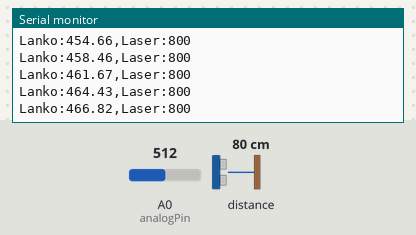
A sketch run on a simulated Arduino Zero (SAMD21). Parts: the last lines printed to the serial monitor. The test bench sets the inputs (shaded band); at power-on: distance to the obstacle 80 cm, A0 (analogPin) = 512 (analog values on the 0–1023 scale).

Above: at 1.2 s.
1.3 s: distance to the obstacle set to 2 cm
At 1.35 s:
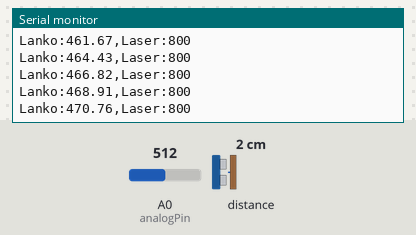
2.8 s: A0 (analogPin) set to 716
At 2.85 s:
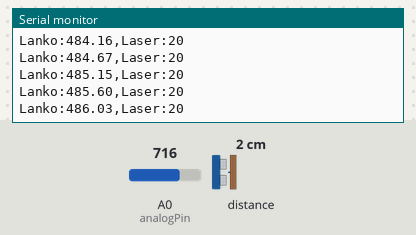
4.3 s: distance to the obstacle set to 4 cm
At 4.36 s:
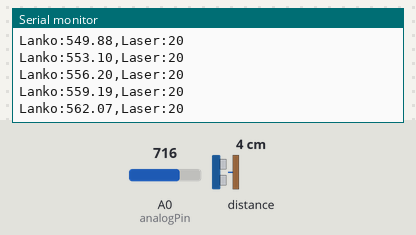
5.8 s: A0 (analogPin) set to 900
At 5.86 s:
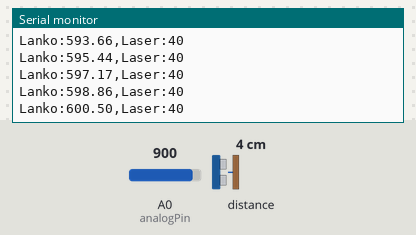
Timing chart, 0 to 8.3 s (numbered marks = the images above; inputs shaded):
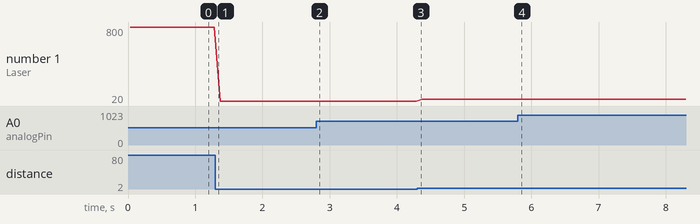

The sketch:

Ard_Length_read_average_algos.ino
```cpp
#include <Wire.h>
#include "Adafruit_VL53L1X.h"

#define IRQ_PIN 2
#define XSHUT_PIN 3

Adafruit_VL53L1X vl53 = Adafruit_VL53L1X(XSHUT_PIN, IRQ_PIN);

// Konstanty pro lankový snímač
const int analogPin = A0; // Analogový pin, ze kterého čteme hodnotu
const int resolution = 16383; // Maximální hodnota při 14-bitovém rozlišení
const float conversionFactor = 1000.0 / resolution; // Převodní faktor pro převod na milivolty
const unsigned long readInterval = 50; // Interval čtení v milisekundách

// Proměnné pro Kalmanův filtr lankového snímače
float Q = 0.001; // Process noise covariance (nižší pro stabilitu)
float R = 10; // Measurement noise covariance (vyšší pro redukci šumu)
float P = 10; // Estimation error covariance (vyšší pro rychlou inicializaci)
float K; // Kalman gain (vypočítává se dynamicky)
float X = 0; // Hodnota (odhadovaná)

// Proměnné pro ukládání hodnot
float lankoValue = 0;
int16_t laserValue = 0;

void setup() {
  Serial.begin(115200);
  while (!Serial) delay(10);

  // Inicializace lankového snímače
  analogReadResolution(14);

  // Inicializace laserového snímače
  Wire.begin();
  if (! vl53.begin(0x29, &Wire)) {
    while (1) delay(10);
  }

  if (! vl53.startRanging()) {
    while (1) delay(10);
  }

  vl53.setTimingBudget(50);
}

void loop() {
  // Čtení lankového snímače
  int sensorValue = analogRead(analogPin);
  float measurement = sensorValue * conversionFactor;

  // Kalmanův filtr
  P = P + Q; // Aktualizace chyby odhadu
  K = P / (P + R); // Výpočet Kalmanova zisku
  X = X + K * (measurement - X); // Aktualizace odhadu
  P = (1 - K) * P; // Aktualizace chyby odhadu

  lankoValue = X;

  // Čtení laserového snímače
  if (vl53.dataReady()) {
    int16_t distance = vl53.distance();
    if (distance != -1) {
      laserValue = distance;
      vl53.clearInterrupt();
    }
  }

  // Posílání dat do sériového monitoru
  Serial.print("Lanko:");
  Serial.print(lankoValue, 2); // Dvě desetinná místa
  Serial.print(",Laser:");
  Serial.println(laserValue);

  delay(readInterval);
}


/*
//EMA
// Definování konstant
const int analogPin = A0; // Analogový pin, ze kterého čteme hodnotu
const int resolution = 16383; // Maximální hodnota při 14-bitovém rozlišení
const float conversionFactor = 1000.0 / resolution; // Převodní faktor pro převod na milivolty
const unsigned long readInterval = 50; // Interval čtení v milisekundách
const float alpha = 0.1; // Váha pro exponenciální klouzavý průměr (0 < alpha <= 1)

// Proměnné pro exponenciální klouzavý průměr
float emaValue = 0;
bool firstRead = true;

// Funkce setup() se spustí jednou po resetu
void setup() {
  // Inicializace sériové komunikace s rychlostí 115200 baudů
  Serial.begin(115200);
  // Nastavení rozlišení analogového čtení na 14 bitů
  analogReadResolution(14);
}

// Funkce loop() běží stále dokola
void loop() {
  // Čtení nové hodnoty z analogového pinu
  int sensorValue = analogRead(analogPin);
  // Převod hodnoty na milivolty
  float converted = sensorValue * conversionFactor;

  // Pokud je to první čtení, inicializujeme emaValue
  if (firstRead) {
    emaValue = converted;
    firstRead = false;
  } else {
    // Výpočet exponenciálního klouzavého průměru
    emaValue = alpha * converted + (1 - alpha) * emaValue;
  }
  Serial.print(converted);
  Serial.print(",");
  // Vytisknutí EMA hodnoty do sériového monitoru
  Serial.println(emaValue);
  // Zpoždění mezi čteními pro stabilitu
  delay(readInterval);
}
*/
/*
// Definování konstant
const int lanko_Pin = A0; // Analogový pin, ze kterého čteme hodnotu
const int resolution = 16383; // Maximální hodnota při 14-bitovém rozlišení
const float conversionFactor = 1000.0 / resolution; // Převodní faktor pro převod na milivolty
const unsigned long readInterval = 50; // Interval čtení v milisekundách
const int numReadings = 75; // Počet čtení pro klouzavý průměr

// Proměnné pro klouzavý průměr
float readings[numReadings]; // Pole pro uložení čtení
int readIndex = 0; // Index aktuálního čtení
bool arrayFull = false; // Flag indikující naplnění pole

void setup() {
  Serial.begin(115200); // Inicializace sériové komunikace s rychlostí 115200 baudů
  analogReadResolution(14); // Nastavení rozlišení analogového čtení na 14 bitů
  // Inicializace pole readings na nulu
  for (int i = 0; i < numReadings; i++) {
    readings[i] = 0;}
}

void loop() {
  // Čtení nové hodnoty z analogového pinu
  int sensorValue = analogRead(lanko_Pin);
  // Převod hodnoty na milivolty
  float converted = sensorValue * conversionFactor;
  // Uložení nové hodnoty do pole
  readings[readIndex] = converted;
  // Posun indexu na další pozici v poli
  readIndex = readIndex + 1;
  // Pokud jsme na konci pole, začneme od začátku a nastavíme flag
  if (readIndex >= numReadings) {
    readIndex = 0;
    arrayFull = true;
  }
  // Pokud pole není plné, nebudeme ještě počítat průměr
  if (!arrayFull && readIndex != 0) {
    return;
  }

  // Kopírování pole pro řazení
  float sortedReadings[numReadings];
  memcpy(sortedReadings, readings, sizeof(readings));
  // Seřazení hodnot v poli
  for (int i = 0; i < numReadings - 1; i++) {
    for (int j = i + 1; j < numReadings; j++) {
      if (sortedReadings[i] > sortedReadings[j]) {
        float temp = sortedReadings[i];
        sortedReadings[i] = sortedReadings[j];
        sortedReadings[j] = temp;
      }
    }
  }

  // Výpočet průměru bez extrémů (odečtení první a poslední hodnoty)
  float total = 0;
  for (int i = 1; i < numReadings - 1; i++) {
    total += sortedReadings[i];
  }
  float average = total / (numReadings - 2);

  // Vytisknutí průměrné hodnoty do sériového monitoru
  Serial.print(converted);
  Serial.print(",");
  Serial.println(average);
  // Zpoždění mezi čteními pro stabilitu
  delay(readInterval);
}*/
```

Measured:
- plotted number 1: 800 → 20 after the input at 1.3 s, 20 → 40 after the input at 4.3 s
